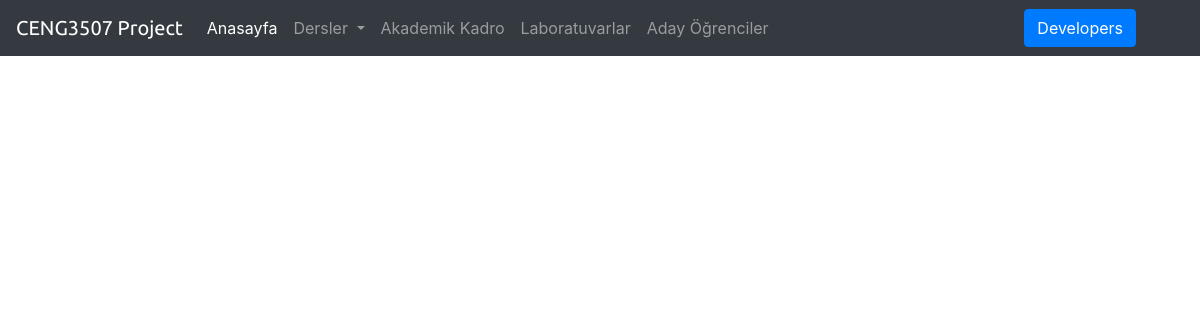
The app's page /lecturers/, older data.
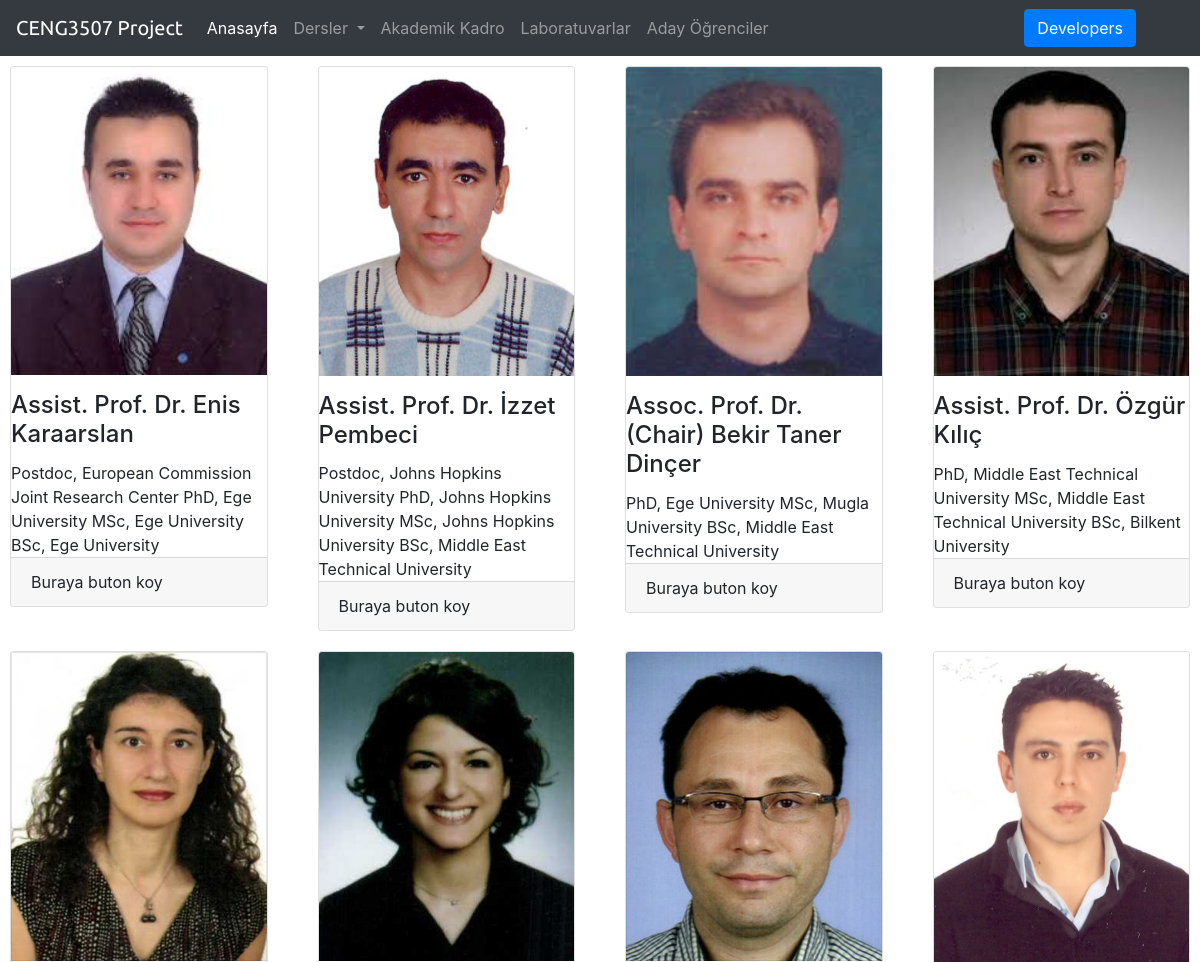
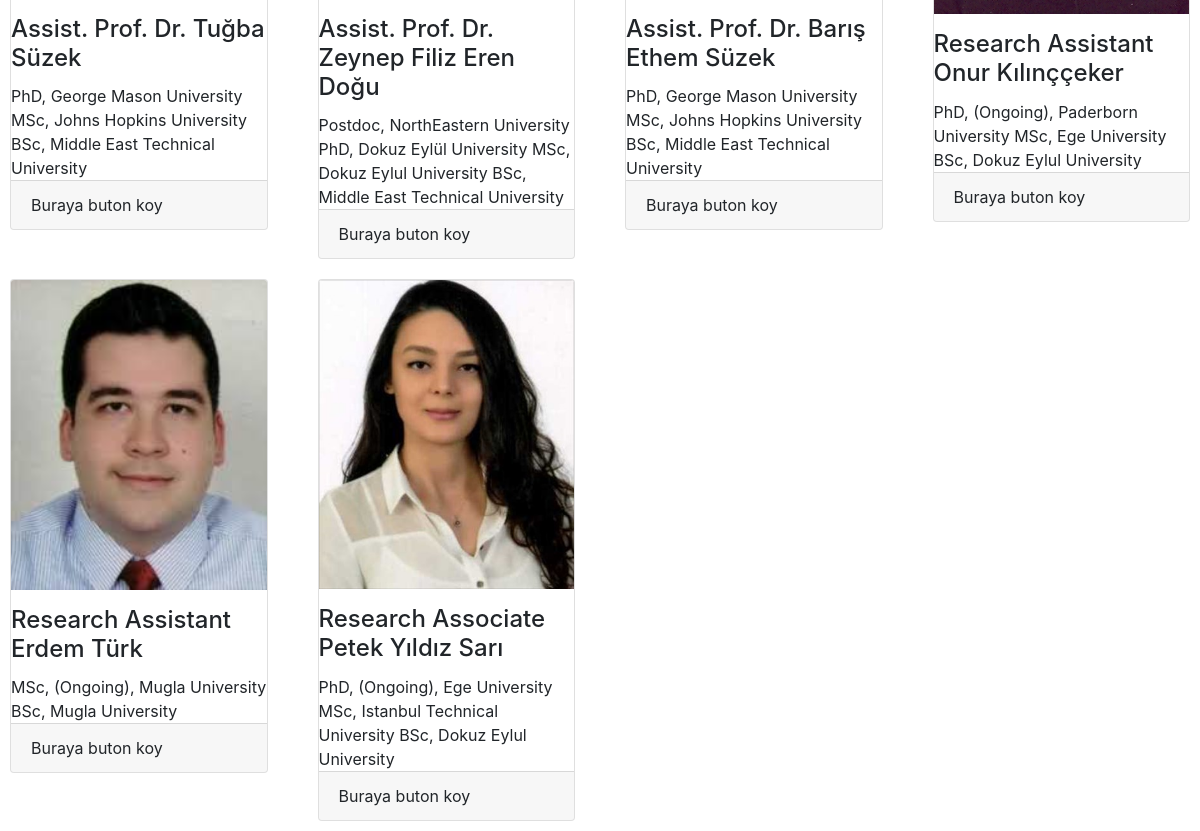
The same page, newer data (2 pictures, top to bottom).
### app_lecturer/models.py (models this page shows, shortened)
class Lecturer(models.Model):
    name = models.CharField(max_length=100)
    surname = models.CharField(max_length=100, primary_key=True)
    title = models.CharField(max_length=100, blank=True, null=True)
    bolum = models.CharField(max_length=100, blank=True, null=True)
    office_code = models.CharField(max_length=20)
    e_mail = models.EmailField(max_length=100)
    telephone = models.CharField(max_length=15)
    web_site = models.TextField(validators=[URLValidator()])
    aciklama = models.TextField(blank=True, null=True)
    image = models.ImageField(upload_to="uploads", blank=True, null=True)

### app_lecturer/views.py (the view)
def index(request):
    lecturers = Lecturer.objects.filter(bolum='Bilgisayar Mühendisliği')
    context = {"lecturers": lecturers}
    return render(request, 'lecturer/index.html', context)

### templates/lecturer/index.html
{% extends "base.html" %}
{% block content %}
<div class="row">
    {% for lecturer in lecturers %}
    <div class="col-sm-3">
        <div class="card">
            <img class="card-img-top"
                 src="{{ MEDIA_URL }}{{ lecturer.image }}">
            <div class="card-block">
                <h4 class="card-title mt-3">{{lecturer.title}} {{lecturer.name}} {{lecturer.surname}}</h4>
                <div class="meta">
                    {{lecturer.aciklama}}
                </div>
            </div>
            <div class="card-footer">
                Buraya buton koy
            </div>
        </div>
    </div>
    {% endfor %}
</div>
{% endblock %}

Row changes from the older to the newer data that the page shows:
now on this page (row edited): Lecturer: image (picture), title "Assist. Prof. Dr.", name "Enis", surname "Karaarslan", aciklama "Postdoc, European Commission Joint Research Center PhD, Ege University MSc, Ege University BSc, Ege University"
now on this page (row edited): Lecturer: image (picture), title "Assist. Prof. Dr.", name "İzzet", surname "Pembeci", aciklama "Postdoc, Johns Hopkins University PhD, Johns Hopkins University MSc, Johns Hopkins University BSc, Middle East Technical University"
now on this page (row edited): Lecturer: image (picture), title "Assoc. Prof. Dr. (Chair)", name "Bekir Taner", surname "Dinçer", aciklama "PhD, Ege University MSc, Mugla University BSc, Middle East Technical University"
now on this page (row edited): Lecturer: image (picture), title "Assist. Prof. Dr.", name "Özgür", surname "Kılıç", aciklama "PhD, Middle East Technical University MSc, Middle East Technical University BSc, Bilkent University"
now on this page (row edited): Lecturer: image (picture), title "Assist. Prof. Dr.", name "Tuğba", surname "Süzek", aciklama "PhD, George Mason University MSc, Johns Hopkins University BSc, Middle East Technical University"
now on this page (row edited): Lecturer: image (picture), title "Assist. Prof. Dr.", name "Zeynep Filiz Eren", surname "Doğu", aciklama "Postdoc, NorthEastern University PhD, Dokuz Eylül University MSc, Dokuz Eylul University BSc, Middle East Technical University"
now on this page (row edited): Lecturer: image (picture), title "Assist. Prof. Dr.", name "Barış", surname "Ethem Süzek", aciklama "PhD, George Mason University MSc, Johns Hopkins University BSc, Middle East Technical University"
now on this page (row edited): Lecturer: image (picture), title "Research Assistant", name "Onur", surname "Kılınççeker", aciklama "PhD, (Ongoing), Paderborn University MSc, Ege University BSc, Dokuz Eylul University"
now on this page (row edited): Lecturer: image (picture), title "Research Assistant", name "Erdem", surname "Türk", aciklama "MSc, (Ongoing), Mugla University BSc, Mugla University"
now on this page (row edited): Lecturer: image (picture), title "Research Associate", name "Petek Yıldız", surname "Sarı", aciklama "PhD, (Ongoing), Ege University MSc, Istanbul Technical University BSc, Dokuz Eylul University"
